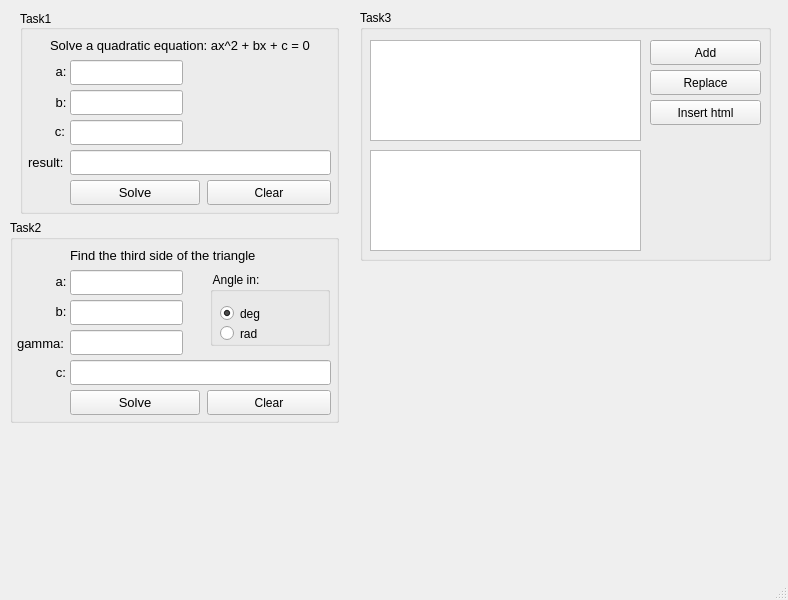
<?xml version="1.0" encoding="UTF-8"?>
<ui version="4.0">
 <class>MainWindow</class>
 <widget class="QMainWindow" name="MainWindow">
  <property name="geometry">
   <rect>
    <x>0</x>
    <y>0</y>
    <width>788</width>
    <height>600</height>
   </rect>
  </property>
  <property name="windowTitle">
   <string>Lesson1</string>
  </property>
  <widget class="QWidget" name="centralwidget">
   <widget class="QGroupBox" name="task3_groupBox">
    <property name="geometry">
     <rect>
      <x>360</x>
      <y>10</y>
      <width>411</width>
      <height>251</height>
     </rect>
    </property>
    <property name="title">
     <string>Task3</string>
    </property>
    <widget class="QTextEdit" name="task3_textEdit">
     <property name="geometry">
      <rect>
       <x>10</x>
       <y>30</y>
       <width>271</width>
       <height>101</height>
      </rect>
     </property>
    </widget>
    <widget class="QPlainTextEdit" name="task3_plainTextEdit">
     <property name="geometry">
      <rect>
       <x>10</x>
       <y>140</y>
       <width>271</width>
       <height>101</height>
      </rect>
     </property>
    </widget>
    <widget class="QPushButton" name="task3_add_pushButton">
     <property name="geometry">
      <rect>
       <x>290</x>
       <y>30</y>
       <width>111</width>
       <height>25</height>
      </rect>
     </property>
     <property name="text">
      <string>Add</string>
     </property>
    </widget>
    <widget class="QPushButton" name="task3_replace_pushButton">
     <property name="geometry">
      <rect>
       <x>290</x>
       <y>60</y>
       <width>111</width>
       <height>25</height>
      </rect>
     </property>
     <property name="text">
      <string>Replace</string>
     </property>
    </widget>
    <widget class="QPushButton" name="task3_insert_pushButton">
     <property name="geometry">
      <rect>
       <x>290</x>
       <y>90</y>
       <width>111</width>
       <height>25</height>
      </rect>
     </property>
     <property name="text">
      <string>Insert html</string>
     </property>
    </widget>
   </widget>
   <widget class="QGroupBox" name="task2_groupBox">
    <property name="geometry">
     <rect>
      <x>10</x>
      <y>220</y>
      <width>329</width>
      <height>203</height>
     </rect>
    </property>
    <property name="title">
     <string>Task2</string>
    </property>
    <widget class="QLineEdit" name="task2_a_lineEdit">
     <property name="geometry">
      <rect>
       <x>60</x>
       <y>50</y>
       <width>113</width>
       <height>25</height>
      </rect>
     </property>
     <property name="font">
      <font>
       <pointsize>10</pointsize>
      </font>
     </property>
     <property name="maxLength">
      <number>32767</number>
     </property>
    </widget>
    <widget class="QLineEdit" name="task2_b_lineEdit">
     <property name="geometry">
      <rect>
       <x>60</x>
       <y>80</y>
       <width>113</width>
       <height>25</height>
      </rect>
     </property>
     <property name="font">
      <font>
       <pointsize>10</pointsize>
      </font>
     </property>
    </widget>
    <widget class="QLineEdit" name="task2_gamma_lineEdit">
     <property name="geometry">
      <rect>
       <x>60</x>
       <y>110</y>
       <width>113</width>
       <height>25</height>
      </rect>
     </property>
     <property name="font">
      <font>
       <pointsize>10</pointsize>
      </font>
     </property>
    </widget>
    <widget class="QLineEdit" name="task2_c_lineEdit">
     <property name="geometry">
      <rect>
       <x>60</x>
       <y>140</y>
       <width>261</width>
       <height>25</height>
      </rect>
     </property>
     <property name="font">
      <font>
       <pointsize>10</pointsize>
      </font>
     </property>
     <property name="readOnly">
      <bool>true</bool>
     </property>
    </widget>
    <widget class="QPushButton" name="task2_solve_pushButton">
     <property name="geometry">
      <rect>
       <x>60</x>
       <y>170</y>
       <width>130</width>
       <height>25</height>
      </rect>
     </property>
     <property name="font">
      <font>
       <pointsize>10</pointsize>
      </font>
     </property>
     <property name="text">
      <string>Solve</string>
     </property>
    </widget>
    <widget class="QPushButton" name="task2_clear_pushButton">
     <property name="geometry">
      <rect>
       <x>197</x>
       <y>170</y>
       <width>124</width>
       <height>25</height>
      </rect>
     </property>
     <property name="text">
      <string>Clear</string>
     </property>
    </widget>
    <widget class="QGroupBox" name="task2_angle_groupBox">
     <property name="geometry">
      <rect>
       <x>200</x>
       <y>52</y>
       <width>120</width>
       <height>74</height>
      </rect>
     </property>
     <property name="title">
      <string> Angle in:</string>
     </property>
     <widget class="QRadioButton" name="task2_deg_radioButton">
      <property name="geometry">
       <rect>
        <x>10</x>
        <y>30</y>
        <width>96</width>
        <height>23</height>
       </rect>
      </property>
      <property name="text">
       <string>deg</string>
      </property>
      <property name="checked">
       <bool>true</bool>
      </property>
     </widget>
     <widget class="QRadioButton" name="task2_rad_radioButton">
      <property name="geometry">
       <rect>
        <x>10</x>
        <y>50</y>
        <width>96</width>
        <height>23</height>
       </rect>
      </property>
      <property name="text">
       <string>rad</string>
      </property>
     </widget>
    </widget>
    <widget class="QLabel" name="task2_a_label">
     <property name="geometry">
      <rect>
       <x>43</x>
       <y>53</y>
       <width>16</width>
       <height>17</height>
      </rect>
     </property>
     <property name="font">
      <font>
       <pointsize>10</pointsize>
      </font>
     </property>
     <property name="text">
      <string>a:</string>
     </property>
     <property name="alignment">
      <set>Qt::AlignCenter</set>
     </property>
    </widget>
    <widget class="QLabel" name="task2_b_label">
     <property name="geometry">
      <rect>
       <x>43</x>
       <y>83</y>
       <width>16</width>
       <height>17</height>
      </rect>
     </property>
     <property name="font">
      <font>
       <pointsize>10</pointsize>
      </font>
     </property>
     <property name="text">
      <string>b:</string>
     </property>
     <property name="alignment">
      <set>Qt::AlignCenter</set>
     </property>
     <property name="wordWrap">
      <bool>false</bool>
     </property>
     <property name="margin">
      <number>0</number>
     </property>
    </widget>
    <widget class="QLabel" name="task2_gamma_label">
     <property name="geometry">
      <rect>
       <x>0</x>
       <y>113</y>
       <width>61</width>
       <height>20</height>
      </rect>
     </property>
     <property name="font">
      <font>
       <pointsize>10</pointsize>
      </font>
     </property>
     <property name="text">
      <string>gamma:</string>
     </property>
     <property name="alignment">
      <set>Qt::AlignCenter</set>
     </property>
     <property name="wordWrap">
      <bool>false</bool>
     </property>
     <property name="margin">
      <number>0</number>
     </property>
    </widget>
    <widget class="QLabel" name="task2_c_label">
     <property name="geometry">
      <rect>
       <x>43</x>
       <y>142</y>
       <width>16</width>
       <height>20</height>
      </rect>
     </property>
     <property name="font">
      <font>
       <pointsize>10</pointsize>
      </font>
     </property>
     <property name="text">
      <string>c:</string>
     </property>
     <property name="alignment">
      <set>Qt::AlignCenter</set>
     </property>
     <property name="wordWrap">
      <bool>false</bool>
     </property>
     <property name="margin">
      <number>0</number>
     </property>
    </widget>
    <widget class="QLabel" name="task1_label_2">
     <property name="geometry">
      <rect>
       <x>60</x>
       <y>25</y>
       <width>211</width>
       <height>20</height>
      </rect>
     </property>
     <property name="font">
      <font>
       <pointsize>10</pointsize>
      </font>
     </property>
     <property name="text">
      <string>Find the third side of the triangle</string>
     </property>
    </widget>
   </widget>
   <widget class="QGroupBox" name="task1_groupBox">
    <property name="geometry">
     <rect>
      <x>20</x>
      <y>10</y>
      <width>319</width>
      <height>204</height>
     </rect>
    </property>
    <property name="title">
     <string>Task1</string>
    </property>
    <property name="alignment">
     <set>Qt::AlignLeading|Qt::AlignLeft|Qt::AlignVCenter</set>
    </property>
    <property name="flat">
     <bool>false</bool>
    </property>
    <property name="checkable">
     <bool>false</bool>
    </property>
    <widget class="QLabel" name="task1_a_label">
     <property name="geometry">
      <rect>
       <x>33</x>
       <y>53</y>
       <width>16</width>
       <height>17</height>
      </rect>
     </property>
     <property name="font">
      <font>
       <pointsize>10</pointsize>
      </font>
     </property>
     <property name="text">
      <string>a:</string>
     </property>
     <property name="alignment">
      <set>Qt::AlignCenter</set>
     </property>
    </widget>
    <widget class="QLabel" name="task1_b_label">
     <property name="geometry">
      <rect>
       <x>33</x>
       <y>84</y>
       <width>16</width>
       <height>17</height>
      </rect>
     </property>
     <property name="font">
      <font>
       <pointsize>10</pointsize>
      </font>
     </property>
     <property name="text">
      <string>b:</string>
     </property>
     <property name="alignment">
      <set>Qt::AlignCenter</set>
     </property>
     <property name="wordWrap">
      <bool>false</bool>
     </property>
     <property name="margin">
      <number>0</number>
     </property>
    </widget>
    <widget class="QLabel" name="task1_c_label">
     <property name="geometry">
      <rect>
       <x>32</x>
       <y>113</y>
       <width>16</width>
       <height>17</height>
      </rect>
     </property>
     <property name="font">
      <font>
       <pointsize>10</pointsize>
      </font>
     </property>
     <property name="text">
      <string>c:</string>
     </property>
     <property name="alignment">
      <set>Qt::AlignCenter</set>
     </property>
     <property name="wordWrap">
      <bool>false</bool>
     </property>
     <property name="margin">
      <number>0</number>
     </property>
    </widget>
    <widget class="QLabel" name="task1_result_label">
     <property name="geometry">
      <rect>
       <x>8</x>
       <y>144</y>
       <width>41</width>
       <height>17</height>
      </rect>
     </property>
     <property name="font">
      <font>
       <pointsize>10</pointsize>
      </font>
     </property>
     <property name="text">
      <string>result:</string>
     </property>
    </widget>
    <widget class="QLabel" name="task1_label">
     <property name="geometry">
      <rect>
       <x>30</x>
       <y>25</y>
       <width>271</width>
       <height>20</height>
      </rect>
     </property>
     <property name="font">
      <font>
       <pointsize>10</pointsize>
      </font>
     </property>
     <property name="text">
      <string>Solve a quadratic equation: ax^2 + bx + c = 0 </string>
     </property>
    </widget>
    <widget class="QLineEdit" name="task1_a_lineEdit">
     <property name="geometry">
      <rect>
       <x>50</x>
       <y>50</y>
       <width>113</width>
       <height>25</height>
      </rect>
     </property>
     <property name="font">
      <font>
       <pointsize>10</pointsize>
      </font>
     </property>
     <property name="maxLength">
      <number>32767</number>
     </property>
    </widget>
    <widget class="QLineEdit" name="task1_b_lineEdit">
     <property name="geometry">
      <rect>
       <x>50</x>
       <y>80</y>
       <width>113</width>
       <height>25</height>
      </rect>
     </property>
     <property name="font">
      <font>
       <pointsize>10</pointsize>
      </font>
     </property>
    </widget>
    <widget class="QLineEdit" name="task1_c_lineEdit">
     <property name="geometry">
      <rect>
       <x>50</x>
       <y>110</y>
       <width>113</width>
       <height>25</height>
      </rect>
     </property>
     <property name="font">
      <font>
       <pointsize>10</pointsize>
      </font>
     </property>
    </widget>
    <widget class="QLineEdit" name="task1_result_lineEdit">
     <property name="geometry">
      <rect>
       <x>50</x>
       <y>140</y>
       <width>261</width>
       <height>25</height>
      </rect>
     </property>
     <property name="font">
      <font>
       <pointsize>10</pointsize>
      </font>
     </property>
     <property name="readOnly">
      <bool>true</bool>
     </property>
    </widget>
    <widget class="QPushButton" name="task1_solve_pushButton">
     <property name="geometry">
      <rect>
       <x>50</x>
       <y>170</y>
       <width>130</width>
       <height>25</height>
      </rect>
     </property>
     <property name="font">
      <font>
       <pointsize>10</pointsize>
      </font>
     </property>
     <property name="text">
      <string>Solve</string>
     </property>
    </widget>
    <widget class="QPushButton" name="task1_clear_pushButton">
     <property name="geometry">
      <rect>
       <x>187</x>
       <y>170</y>
       <width>124</width>
       <height>25</height>
      </rect>
     </property>
     <property name="text">
      <string>Clear</string>
     </property>
    </widget>
   </widget>
  </widget>
  <widget class="QMenuBar" name="menubar">
   <property name="geometry">
    <rect>
     <x>0</x>
     <y>0</y>
     <width>788</width>
     <height>22</height>
    </rect>
   </property>
  </widget>
  <widget class="QStatusBar" name="statusbar"/>
 </widget>
 <resources/>
 <connections/>
</ui>
